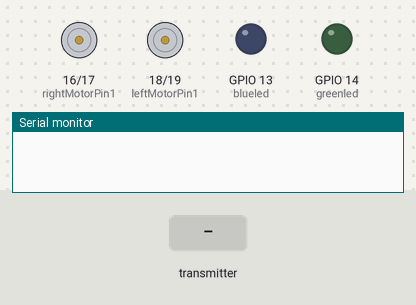
A sketch run on a simulated ESP32. Shown: motor-driver pin pairs drawn as motors (green arrow = first pin HIGH = forward, orange = second pin HIGH = backward, longer = more drive, scaled by the enable pin), output pins drawn as LEDs (lit = HIGH), the last lines printed to the serial monitor. Dashed ring = blinking. Inputs (shaded band) come from the test bench.

Above: at 1.2 s.
1.3 s: the transmitter starts sending switchPressed = 1
At 1.55 s:
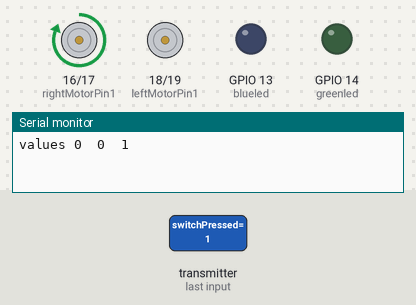
4.3 s: the transmitter starts sending xAxisValue = 64
7.3 s: the transmitter starts sending yAxisValue = 128
At 7.55 s:
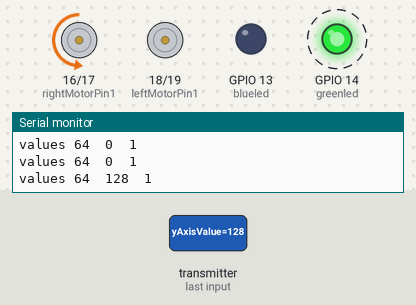
10.3 s: the transmitter starts sending xAxisValue = 0
13.3 s: the transmitter starts sending yAxisValue = 255
At 13.55 s:
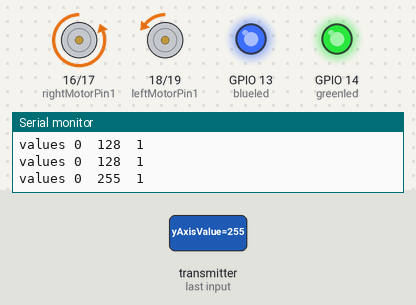
16.3 s: the transmitter starts sending xAxisValue = 255
At 17.05 s:
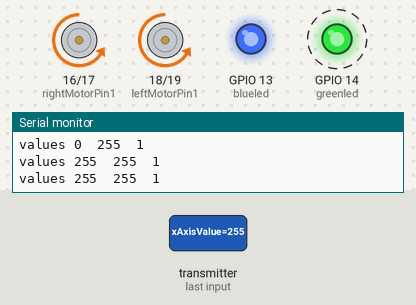
Timing chart, 0 to 20.3 s (numbered marks = the images above; inputs shaded):
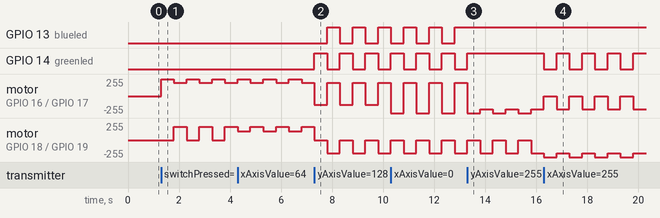

Measured:
- after the input at 1.3 s, motor on GPIO 16 (rightMotorPin1) / GPIO 17 (rightMotorPin2): alternates forward 255/255 for 0.50 s and forward 199/255 for 0.50 s, starting at once; motor on GPIO 18 (leftMotorPin1) / GPIO 19 (leftMotorPin2): alternates forward 199/255 for 0.50 s and stopped for 0.50 s, starting after 0.50 s
- after the input at 7.3 s, GPIO 13 (blueled): alternates HIGH for 0.50 s and LOW for 0.50 s, starting after 0.50 s; GPIO 14 (greenled): alternates HIGH for 0.50 s and LOW for 0.50 s, starting at once
- after the input at 13.3 s, GPIO 13 (blueled): stops changing and stays HIGH; GPIO 14 (greenled): goes on until 13.3 s, then stays HIGH
- after the input at 16.3 s, GPIO 14 (greenled): alternates HIGH for 0.50 s and LOW for 0.50 s, starting at once

The sketch:

car_receiver_led.ino
```cpp
#include <esp_now.h>
#include <WiFi.h>

//Right motor
int enableRightMotor=22;
int rightMotorPin1=16;
int rightMotorPin2=17;
int greenled=14;
//Left motor
int enableLeftMotor=23;
int leftMotorPin1=18;
int leftMotorPin2=19;
int blueled=13;

#define MAX_MOTOR_SPEED 200

const int PWMFreq = 1000; /* 1 KHz */
const int PWMResolution = 8;
const int rightMotorPWMSpeedChannel = 4;
const int leftMotorPWMSpeedChannel = 5;

#define SIGNAL_TIMEOUT 1000  // This is signal timeout in milli seconds. We will reset the data if no signal
unsigned long lastRecvTime = 0;

struct PacketData
{
  byte xAxisValue;
  byte yAxisValue;
  byte switchPressed;
};
PacketData receiverData;

bool throttleAndSteeringMode = false;

// callback function that will be executed when data is received
void OnDataRecv(const uint8_t * mac, const uint8_t *incomingData, int len)
{
  if (len == 0)
  {
    return;
  }
  memcpy(&receiverData, incomingData, sizeof(receiverData));
  String inputData ;
  inputData = inputData + "values " + receiverData.xAxisValue + "  " + receiverData.yAxisValue + "  " + receiverData.switchPressed;
  Serial.println(inputData);
  if (receiverData.switchPressed == true)
  {
    if (throttleAndSteeringMode == false)
    {
      throttleAndSteeringMode = true;
    }
    else
    {
      throttleAndSteeringMode = false;
    }
  }

  if (throttleAndSteeringMode)
  {
    throttleAndSteeringMovements();
  }
  else
  {
    simpleMovements();
  }

  lastRecvTime = millis();
}

void simpleMovements()
{
  if (receiverData.yAxisValue <= 75)       //Move car Forward
  {
    rotateMotor(MAX_MOTOR_SPEED, MAX_MOTOR_SPEED);
  }
  else if (receiverData.yAxisValue >= 175)   //Move car Backward
  {
    rotateMotor(-MAX_MOTOR_SPEED, -MAX_MOTOR_SPEED);
  }
  else if (receiverData.xAxisValue >= 175)  //Move car Right
  {
    rotateMotor(-MAX_MOTOR_SPEED, MAX_MOTOR_SPEED);
  }
  else if (receiverData.xAxisValue <= 75)   //Move car Left
  {
    rotateMotor(MAX_MOTOR_SPEED, -MAX_MOTOR_SPEED);
  }
  else                                      //Stop the car
  {
    rotateMotor(0, 0);
  }
}

void throttleAndSteeringMovements()
{
  int throttle = map( receiverData.yAxisValue, 254, 0, -255, 255);
  int steering = map( receiverData.xAxisValue, 0, 254, -255, 255);
  int motorDirection = 1;

  if (throttle < 0)       //Move car backward
  {
    motorDirection = -1;
  }

  int rightMotorSpeed, leftMotorSpeed;
  rightMotorSpeed =  abs(throttle) - steering;
  leftMotorSpeed =  abs(throttle) + steering;
  rightMotorSpeed = constrain(rightMotorSpeed, 0, 255);
  leftMotorSpeed = constrain(leftMotorSpeed, 0, 255);

  rotateMotor(rightMotorSpeed * motorDirection, leftMotorSpeed * motorDirection);
}

void rotateMotor(int rightMotorSpeed, int leftMotorSpeed)
{
  if (rightMotorSpeed < 0)
  {
     digitalWrite(greenled,LOW);
    digitalWrite(greenled,HIGH);
    digitalWrite(rightMotorPin1,LOW);
    digitalWrite(rightMotorPin2,HIGH);
  }
  else if (rightMotorSpeed > 0)
  {
    digitalWrite(greenled,HIGH);
    digitalWrite(greenled,LOW);
    digitalWrite(rightMotorPin1,HIGH);
    digitalWrite(rightMotorPin2,LOW);
  }
  else
  {
    digitalWrite(greenled,LOW);
    digitalWrite(greenled,LOW);
    digitalWrite(rightMotorPin1,LOW);
    digitalWrite(rightMotorPin2,LOW);
  }

  if (leftMotorSpeed < 0)
  {
    digitalWrite(blueled,LOW);
    digitalWrite(blueled,HIGH);
     digitalWrite(leftMotorPin1,LOW);
    digitalWrite(leftMotorPin2,HIGH);
  }
  else if (leftMotorSpeed > 0)
  {
      digitalWrite(blueled,HIGH);
    digitalWrite(blueled,LOW);
    digitalWrite(leftMotorPin1,HIGH);
    digitalWrite(leftMotorPin2,LOW);
  }
  else
  {
     digitalWrite(blueled,LOW);
    digitalWrite(blueled,LOW);
    digitalWrite(leftMotorPin1,LOW);
    digitalWrite(leftMotorPin2,LOW);
  }

  ledcWrite(rightMotorPWMSpeedChannel, abs(rightMotorSpeed));
  ledcWrite(leftMotorPWMSpeedChannel, abs(leftMotorSpeed));
}

void setUpPinModes()

{


  pinMode(enableRightMotor,OUTPUT);
  pinMode(greenled,OUTPUT);
  pinMode(rightMotorPin1,OUTPUT);
  pinMode(rightMotorPin2,OUTPUT);

  pinMode(enableLeftMotor,OUTPUT);
   pinMode(blueled,OUTPUT);
  pinMode(leftMotorPin1,OUTPUT);
  pinMode(leftMotorPin2,OUTPUT);

  //Set up PWM for motor speed
  ledcSetup(rightMotorPWMSpeedChannel, PWMFreq, PWMResolution);
  ledcSetup(leftMotorPWMSpeedChannel, PWMFreq, PWMResolution);
  ledcAttachPin(enableRightMotor, rightMotorPWMSpeedChannel);
  ledcAttachPin(enableLeftMotor, leftMotorPWMSpeedChannel);

  rotateMotor(0, 0);
}


void setup()
{
  setUpPinModes();

  Serial.begin(115200);
  WiFi.mode(WIFI_STA);

  // Init ESP-NOW
  if (esp_now_init() != ESP_OK)
  {
    Serial.println("Error initializing ESP-NOW");
    return;
  }

  esp_now_register_recv_cb(OnDataRecv);
}

void loop()
{
  //Check Signal lost.
  unsigned long now = millis();
  if ( now - lastRecvTime > SIGNAL_TIMEOUT )
  {
    rotateMotor(0, 0);
  }
}
```
